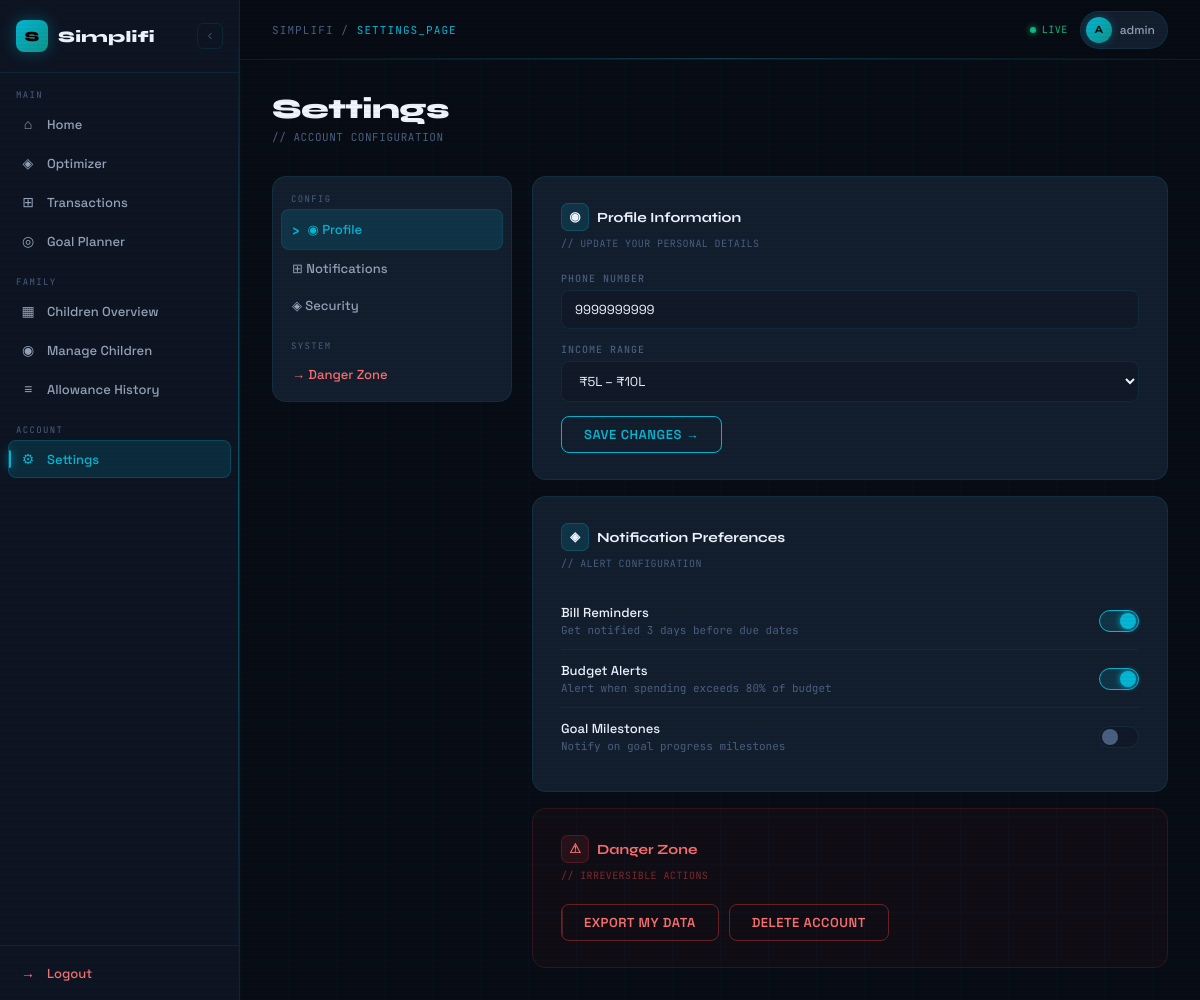
/auth/settings/ (signed in), run on an earlier commit of the app's database.
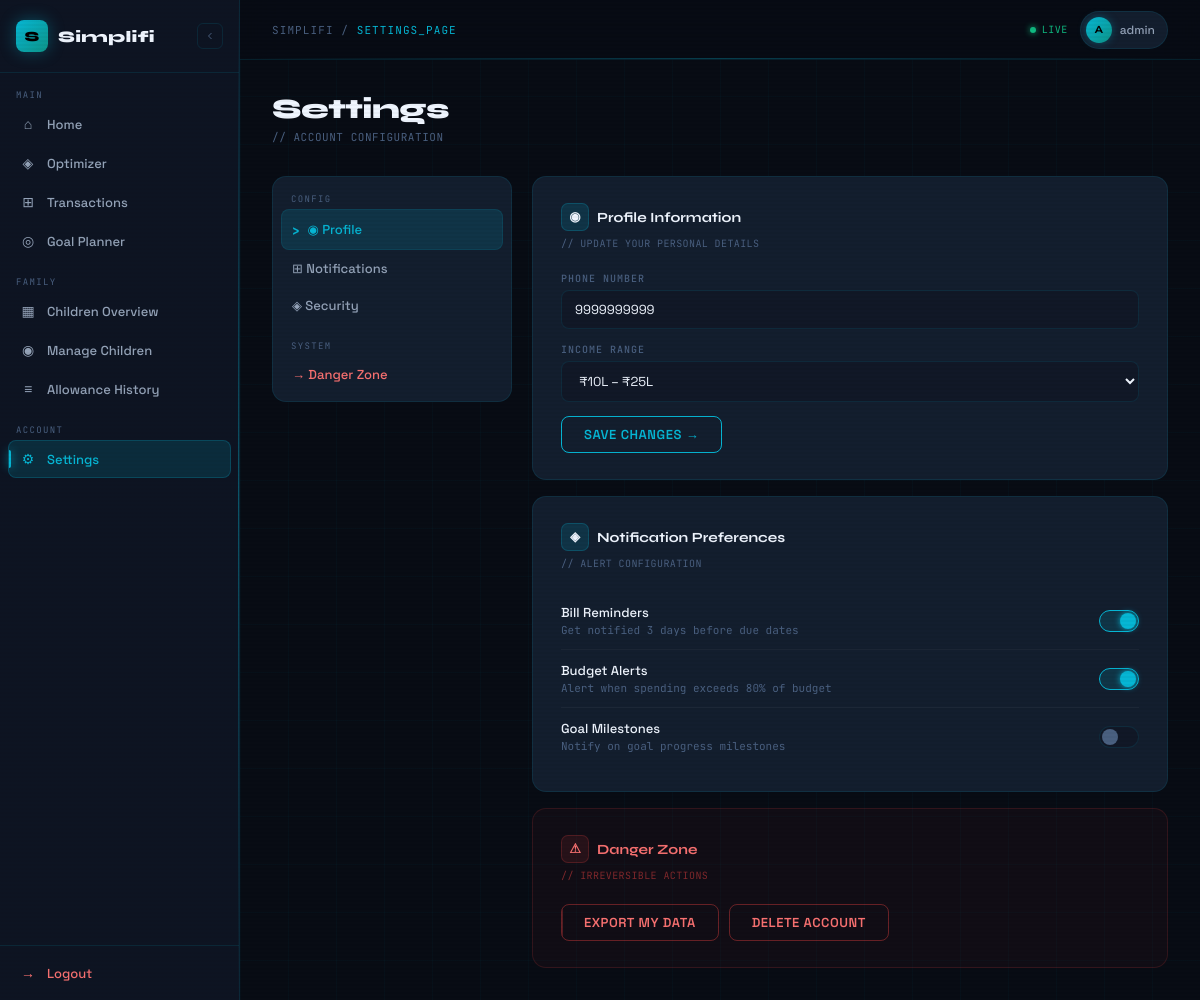
And on a later commit of the database.
### accounts/models.py (models this page shows, shortened)
class User(AbstractUser):
    ROLE_CHOICES = (
        ("parent", "Parent"),
        ("child", "Child"),
    )
    role = models.CharField(
        max_length=20,
        choices=ROLE_CHOICES,
        default="parent"
    )
    phone = models.CharField(max_length=15, blank=True)
    income_range = models.CharField(
        max_length=50,
        choices=[
            ('<5L', 'Below 5L'),
            ('5-10L', '5–10L'),
            ('10-25L', '10–25L'),
            ('25L+', '25L+'),
        ],
        blank=True
    )

### accounts/views.py (the view)
# urls.py: path('settings/', settings_page, name='settings_page'),
@login_required
def settings_page(request):
    if request.method == "POST":
        request.user.phone = request.POST.get("phone")
        request.user.income_range = request.POST.get("income_range")
        request.user.save()
        return redirect("settings_page")
    return render(request, "accounts/settings.html")

### accounts/templates/accounts/settings.html (shortened to what this page needs)
{% extends "accounts/dashboard.html" %}
{% block content %}
<div class="page-header">
  <div>
    <div class="page-title">Settings</div>
    <div class="page-subtitle">// ACCOUNT CONFIGURATION</div>
  </div>
</div>
<div class="settings-grid">
  <div class="settings-nav">
    <div class="sn-label">Config</div>
    <div class="sn-link active">◉ Profile</div>
    <div class="sn-link">⊞ Notifications</div>
    <div class="sn-link">◈ Security</div>
    <div class="sn-label" style="margin-top:8px;">System</div>
    <div class="sn-link" style="color:#f87171;">→ Danger Zone</div>
  </div>
  <div class="settings-content">
    <div class="settings-card delay-1">
      <div class="settings-title">
        <div class="section-icon">◉</div>
        Profile Information
      </div>
      <div class="settings-desc">// UPDATE YOUR PERSONAL DETAILS</div>
      <form method="POST">
        <div class="form-row">
          <label>Phone Number</label>
          <input type="text" name="phone" value="{{ request.user.phone }}" placeholder="+91 XXXXX XXXXX">
        </div>
        <div class="form-row">
          <label>Income Range</label>
          <select name="income_range">
            <option value="5-10L" {% if request.user.income_range == "5-10L" %}selected{% endif %}>₹5L – ₹10L</option>
            <option value="10-25L" {% if request.user.income_range == "10-25L" %}selected{% endif %}>₹10L – ₹25L</option>
          </select>
        </div>
        <button type="submit" class="save-btn"><span>Save Changes →</span></button>
      </form>
    </div>
    <div class="settings-card delay-2">
      <div class="settings-title">
        <div class="section-icon">◈</div>
        Notification Preferences
      </div>
      <div class="settings-desc">// ALERT CONFIGURATION</div>
      <div class="toggle-setting">
        <div class="ts-text">
          <div class="ts-name">Bill Reminders</div>
          <div class="ts-desc">Get notified 3 days before due dates</div>
        </div>
        <label class="toggle-wrap">
          <span class="toggle-track"></span>
        </label>
      </div>
      <div class="toggle-setting">
        <div class="ts-text">
          <div class="ts-name">Budget Alerts</div>
          <div class="ts-desc">Alert when spending exceeds 80% of budget</div>
        </div>
        <label class="toggle-wrap">
          <span class="toggle-track"></span>
        </label>
      </div>
      <div class="toggle-setting">
        <div class="ts-text">
          <div class="ts-name">Goal Milestones</div>
          <div class="ts-desc">Notify on goal progress milestones</div>
        </div>
        <label class="toggle-wrap">
          <span class="toggle-track"></span>
        </label>
      </div>
    </div>
    <div class="settings-card danger-card delay-3">
      <div class="settings-title danger-title">
        <div class="section-icon" style="background:rgba(239,68,68,0.1);border-color:rgba(239,68,68,0.2);">⚠</div>
        Danger Zone
      </div>
      <div class="settings-desc" style="color:rgba(239,68,68,0.5);">// IRREVERSIBLE ACTIONS</div>
      <div style="display:flex;gap:10px;flex-wrap:wrap;">
        <button class="save-btn danger-btn"><span>Export My Data</span></button>
        <button class="save-btn danger-btn"><span>Delete Account</span></button>
      </div>
    </div>
  </div>
</div>
{% endblock %}

### accounts/templates/accounts/dashboard.html (shortened to what this page needs)
{% load static %}
<!DOCTYPE html>
<html lang="en">
<head>
</head>
<body>
<div class="shell">
  <aside class="sidebar" id="sidebar">
    <div class="sidebar-logo">
      <div class="logo-mark" onclick="toggleSidebar()">S</div>
      <span class="logo-text">Simplifi</span>
      <button class="toggle-btn" onclick="toggleSidebar()" title="Collapse">
        <svg width="12" height="12" fill="none" stroke="currentColor" stroke-width="2" viewBox="0 0 24 24">
          <path d="M15 18l-6-6 6-6"/>
        </svg>
      </button>
    </div>
    <nav>
      {% if request.user.role == "parent" %}
        <div class="nav-section-label">Main</div>
        <a href="{% url 'dashboard_home' %}" class="nav-link {% if request.resolver_match.url_name == 'dashboard_home' %}active{% endif %}">
          <span class="nav-icon">⌂</span>
          <span class="nav-label">Home</span>
        </a>
        <a href="{% url 'finance_overview' %}" class="nav-link {% if request.resolver_match.url_name == 'finance_overview' %}active{% endif %}">
          <span class="nav-icon">◈</span>
          <span class="nav-label">Optimizer</span>
        </a>
        <a href="{% url 'transactions' %}" class="nav-link {% if request.resolver_match.url_name == 'transactions' %}active{% endif %}">
          <span class="nav-icon">⊞</span>
          <span class="nav-label">Transactions</span>
        </a>
        <a href="{% url 'goal_dashboard' %}" class="nav-link {% if request.resolver_match.url_name == 'goal_dashboard' %}active{% endif %}">
          <span class="nav-icon">◎</span>
          <span class="nav-label">Goal Planner</span>
        </a>
        <div class="nav-section-label" style="margin-top:8px;">Family</div>
        <a href="{% url 'parent_children_dashboard' %}" class="nav-link">
          <span class="nav-icon">▦</span>
          <span class="nav-label">Children Overview</span>
        </a>
        <a href="{% url 'children_list' %}" class="nav-link {% if request.resolver_match.url_name == 'children_list' %}active{% endif %}">
          <span class="nav-icon">◉</span>
          <span class="nav-label">Manage Children</span>
        </a>
        <a href="{% url 'allowance_history' %}" class="nav-link">
          <span class="nav-icon">≡</span>
          <span class="nav-label">Allowance History</span>
        </a>
        <div class="nav-section-label" style="margin-top:8px;">Account</div>
        <a href="{% url 'settings_page' %}" class="nav-link {% if request.resolver_match.url_name == 'settings_page' %}active{% endif %}">
          <span class="nav-icon">⚙</span>
          <span class="nav-label">Settings</span>
        </a>
      {% endif %}
    </nav>
    <div class="sidebar-footer">
      <a href="{% url 'logout' %}" class="logout-link">
        <span class="nav-icon">→</span>
        <span class="logout-label">Logout</span>
      </a>
    </div>
  </aside>
  <div class="main" id="main">
    <div class="topbar">
      <div class="topbar-left">
        <div class="topbar-title">
          SIMPLIFI / <span>{{ request.resolver_match.url_name|upper|default:"DASHBOARD" }}</span>
        </div>
      </div>
      <div class="topbar-right">
        <div class="live-dot">
          <div class="live-pulse"></div>
          LIVE
        </div>
        <div class="user-chip">
          <div class="user-avatar">{{ request.user.username|first|upper }}</div>
          {{ request.user.username }}
        </div>
      </div>
    </div>
    <div class="content-area">
      {% block content %}{% endblock %}
    </div>
  </div>
</div>
</body>
</html>

What changed in the data, as far as the page shows it:
changed User "admin": income_range "₹5L – ₹10L" → "₹10L – ₹25L"
